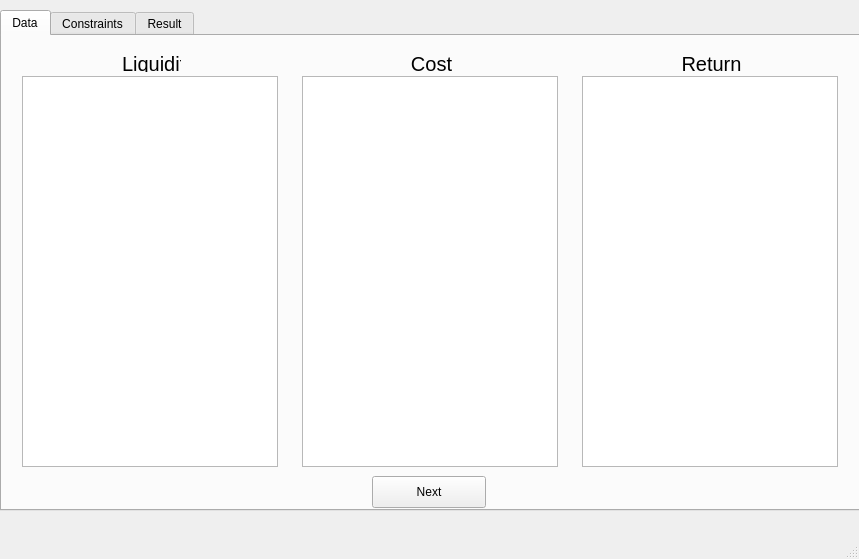
<?xml version="1.0" encoding="UTF-8"?>
<ui version="4.0">
 <class>MainWindow</class>
 <widget class="QMainWindow" name="MainWindow">
  <property name="geometry">
   <rect>
    <x>0</x>
    <y>0</y>
    <width>859</width>
    <height>559</height>
   </rect>
  </property>
  <property name="windowTitle">
   <string>MainWindow</string>
  </property>
  <widget class="QWidget" name="centralWidget">
   <widget class="QTabWidget" name="tabWidget">
    <property name="enabled">
     <bool>true</bool>
    </property>
    <property name="geometry">
     <rect>
      <x>0</x>
      <y>10</y>
      <width>861</width>
      <height>501</height>
     </rect>
    </property>
    <property name="currentIndex">
     <number>0</number>
    </property>
    <widget class="QWidget" name="data_tab">
     <attribute name="title">
      <string>Data</string>
     </attribute>
     <widget class="QLabel" name="return_label">
      <property name="geometry">
       <rect>
        <x>680</x>
        <y>20</y>
        <width>59</width>
        <height>16</height>
       </rect>
      </property>
      <property name="font">
       <font>
        <pointsize>15</pointsize>
       </font>
      </property>
      <property name="text">
       <string>Return</string>
      </property>
      <property name="alignment">
       <set>Qt::AlignCenter</set>
      </property>
     </widget>
     <widget class="QLabel" name="liquidity_label">
      <property name="geometry">
       <rect>
        <x>120</x>
        <y>20</y>
        <width>59</width>
        <height>16</height>
       </rect>
      </property>
      <property name="font">
       <font>
        <pointsize>15</pointsize>
       </font>
      </property>
      <property name="text">
       <string>Liquidity</string>
      </property>
     </widget>
     <widget class="QTableWidget" name="liquidity_list">
      <property name="geometry">
       <rect>
        <x>20</x>
        <y>40</y>
        <width>256</width>
        <height>391</height>
       </rect>
      </property>
     </widget>
     <widget class="QLabel" name="cost_label">
      <property name="geometry">
       <rect>
        <x>400</x>
        <y>20</y>
        <width>59</width>
        <height>16</height>
       </rect>
      </property>
      <property name="font">
       <font>
        <pointsize>15</pointsize>
       </font>
      </property>
      <property name="text">
       <string>Cost</string>
      </property>
      <property name="alignment">
       <set>Qt::AlignCenter</set>
      </property>
     </widget>
     <widget class="QPushButton" name="next_button">
      <property name="geometry">
       <rect>
        <x>370</x>
        <y>440</y>
        <width>114</width>
        <height>32</height>
       </rect>
      </property>
      <property name="layoutDirection">
       <enum>Qt::LeftToRight</enum>
      </property>
      <property name="autoFillBackground">
       <bool>false</bool>
      </property>
      <property name="text">
       <string>Next</string>
      </property>
     </widget>
     <widget class="QTableWidget" name="cost_list">
      <property name="geometry">
       <rect>
        <x>300</x>
        <y>40</y>
        <width>256</width>
        <height>391</height>
       </rect>
      </property>
     </widget>
     <widget class="QTableWidget" name="return_list">
      <property name="geometry">
       <rect>
        <x>580</x>
        <y>40</y>
        <width>256</width>
        <height>391</height>
       </rect>
      </property>
     </widget>
    </widget>
    <widget class="QWidget" name="contraint_tab">
     <attribute name="title">
      <string>Constraints</string>
     </attribute>
     <widget class="QPushButton" name="calculate_button">
      <property name="geometry">
       <rect>
        <x>370</x>
        <y>440</y>
        <width>114</width>
        <height>32</height>
       </rect>
      </property>
      <property name="text">
       <string>Calculate</string>
      </property>
     </widget>
     <widget class="QTableWidget" name="contraint_table">
      <property name="geometry">
       <rect>
        <x>10</x>
        <y>10</y>
        <width>831</width>
        <height>411</height>
       </rect>
      </property>
     </widget>
    </widget>
    <widget class="QWidget" name="result_tab">
     <attribute name="title">
      <string>Result</string>
     </attribute>
     <widget class="QTableWidget" name="result_list">
      <property name="geometry">
       <rect>
        <x>10</x>
        <y>10</y>
        <width>831</width>
        <height>411</height>
       </rect>
      </property>
     </widget>
     <widget class="QLabel" name="objectiveFuntion_label">
      <property name="geometry">
       <rect>
        <x>310</x>
        <y>440</y>
        <width>131</width>
        <height>20</height>
       </rect>
      </property>
      <property name="text">
       <string>Objective Function: </string>
      </property>
      <property name="alignment">
       <set>Qt::AlignCenter</set>
      </property>
     </widget>
     <widget class="QLabel" name="objectiveFuntion_label_2">
      <property name="geometry">
       <rect>
        <x>440</x>
        <y>440</y>
        <width>101</width>
        <height>20</height>
       </rect>
      </property>
      <property name="text">
       <string>Number</string>
      </property>
      <property name="alignment">
       <set>Qt::AlignLeading|Qt::AlignLeft|Qt::AlignVCenter</set>
      </property>
     </widget>
    </widget>
   </widget>
  </widget>
  <widget class="QMenuBar" name="menuBar">
   <property name="geometry">
    <rect>
     <x>0</x>
     <y>0</y>
     <width>859</width>
     <height>22</height>
    </rect>
   </property>
  </widget>
  <widget class="QStatusBar" name="statusBar"/>
 </widget>
 <layoutdefault spacing="6" margin="11"/>
 <resources/>
 <connections/>
</ui>
